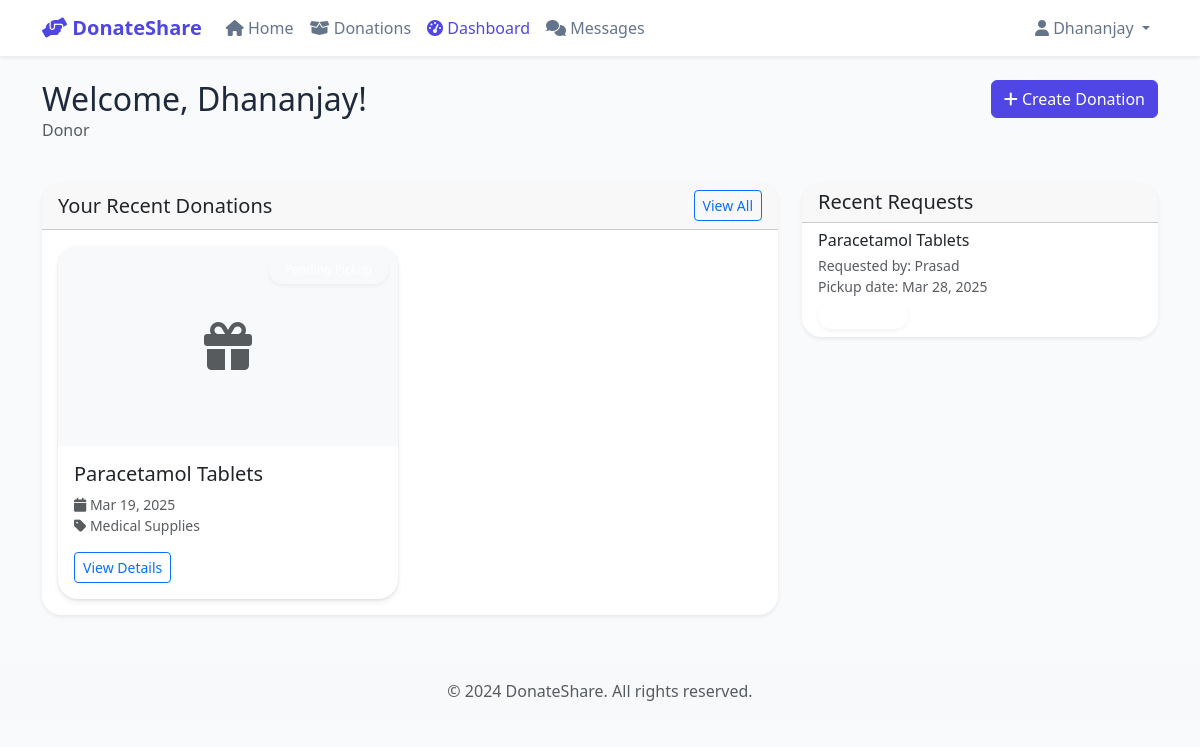
The page /dashboard/ (signed in) on the database its author committed.
### chat/models.py (models this page shows, shortened)
class UserProfile(models.Model):
    user = models.OneToOneField(User, on_delete=models.CASCADE)
    user_type = models.CharField(max_length=20, choices=[
        ('DONOR', 'Donor'),
        ('RECIPIENT', 'Recipient'),
        ('ORGANIZATION', 'Organization'),
        ('ADMIN', 'Admin'),
    ])
    profile_info = models.TextField(blank=True, null=True)
    phone = models.CharField(max_length=15, blank=True, null=True)
    location = models.CharField(max_length=100, blank=True, null=True)
    email_notifications = models.BooleanField(default=True)
    email_verified = models.BooleanField(default=False)

class Donation(models.Model):
    donor = models.ForeignKey(User, related_name='donations', on_delete=models.CASCADE)
    recipient = models.ForeignKey(User, related_name='received_donations', null=True, blank=True, on_delete=models.SET_NULL)
    item_name = models.CharField(max_length=100)
    description = models.TextField()
    category = models.ForeignKey(Category, on_delete=models.PROTECT)
    quantity = models.IntegerField(default=1)
    condition = models.CharField(max_length=50, choices=[
        ('NEW', 'New'),
        ('EXCELLENT', 'Used - Excellent'),
        ('GOOD', 'Used - Good'),
        ('FAIR', 'Used - Fair'),
    ])
    donation_date = models.DateTimeField(auto_now_add=True)
    status = models.CharField(max_length=20, choices=[
        ('AVAILABLE', 'Available'),
        ('PENDING', 'Pending Pickup'),
        ('PICKED_UP', 'Picked Up'),
        ('DELIVERED', 'Delivered'),
    ], default='AVAILABLE')
    image_path = models.ImageField(upload_to='donations/', null=True, blank=True)

class Category(models.Model):
    name = models.CharField(max_length=50, unique=True)
    class Meta:
        verbose_name_plural = 'Categories'

class PickupRequest(models.Model):
    donation = models.ForeignKey(Donation, on_delete=models.CASCADE, related_name='pickup_requests')
    recipient = models.ForeignKey(User, on_delete=models.CASCADE, related_name='pickup_requests')
    request_date = models.DateTimeField(auto_now_add=True)
    pickup_date = models.DateTimeField(null=True, blank=True)
    status = models.CharField(max_length=20, choices=[
        ('PENDING', 'Pending'),
        ('SCHEDULED', 'Scheduled'),
        ('COMPLETED', 'Completed'),
        ('CANCELLED', 'Cancelled'),
    ], default='PENDING')

### chat/views/auth_views.py (the view, shortened to what this page needs)
# urls.py: path('dashboard/', views.dashboard, name='dashboard'),
@login_required
def dashboard(request):
    user_profile = request.user.userprofile
    if user_profile.user_type == 'DONOR':
        donations = Donation.objects.filter(
            donor=request.user
        ).select_related('category').order_by('-donation_date')[:5]
        requests = PickupRequest.objects.filter(
            donation__donor=request.user
        ).select_related('donation', 'recipient').order_by('-request_date')[:5]
    return render(request, 'chat/dashboard.html', {
        'donations': donations,
        'requests': requests,
        'user_profile': user_profile
    })

### templates/chat/dashboard.html (shortened to what this page needs)
{% extends 'base.html' %}
{% load static %}
{% block content %}
<div class="container py-4">
    <div class="row mb-4">
        <div class="col">
            <h2 class="mb-0">Welcome, {{ user.username }}!</h2>
            <p class="text-muted">{{ user_profile.get_user_type_display }}</p>
        </div>
        <div class="col-auto">
            <a href="{% url 'chat:donation_create' %}" class="btn btn-primary">
                <i class="fas fa-plus"></i> Create Donation
            </a>
        </div>
    </div>
    <div class="row">
        <div class="col-lg-8">
            <div class="card shadow-sm mb-4">
                <div class="card-header d-flex justify-content-between align-items-center">
                    <h5 class="mb-0">Your Recent Donations</h5>
                    <a href="{% url 'chat:donation_list' %}" class="btn btn-outline-primary btn-sm">View All</a>
                </div>
                <div class="card-body">
                    <div class="row g-4">
                        {% for donation in donations %}
                        <div class="col-md-6">
                            <div class="card dashboard-card h-100">
                                {% if donation.image_path %}
                                <img src="{{ donation.image_path.url }}" class="card-img-top" alt="{{ donation.item_name }}" style="height: 200px; object-fit: cover;">
                                {% else %}
                                <div class="bg-light d-flex align-items-center justify-content-center" style="height: 200px;">
                                    <i class="fas fa-gift fa-3x text-muted"></i>
                                </div>
                                {% endif %}
                                <div class="card-body">
                                    <span class="badge bg-{{ donation.status|lower }} status-badge">{{ donation.get_status_display }}</span>
                                    <h5 class="card-title">{{ donation.item_name }}</h5>
                                    <p class="card-text small text-muted">
                                        <i class="fas fa-calendar"></i> {{ donation.donation_date|date:"M d, Y" }}<br>
                                        <i class="fas fa-tag"></i> {{ donation.category.name }}
                                    </p>
                                    <a href="{% url 'chat:donation_detail' donation.pk %}" class="btn btn-outline-primary btn-sm">View Details</a>
                                </div>
                            </div>
                        </div>
                        {% empty %}
                        <div class="col-12">
                            <div class="alert alert-info">
                                You haven't made any donations yet. <a href="{% url 'chat:donation_create' %}">Create one now!</a>
                            </div>
                        </div>
                        {% endfor %}
                    </div>
                </div>
            </div>
        </div>
        <div class="col-lg-4">
            <div class="card shadow-sm">
                <div class="card-header">
                    <h5 class="mb-0">Recent Requests</h5>
                </div>
                <div class="card-body p-0">
                    <div class="list-group list-group-flush">
                        {% for request in requests %}
                        <div class="list-group-item">
                            <div class="d-flex justify-content-between align-items-start">
                                <div>
                                    <h6 class="mb-1">{{ request.donation.item_name }}</h6>
                                    <p class="small text-muted mb-1">
                                        {% if user_profile.user_type == 'DONOR' %}
                                        Requested by: {{ request.recipient.username }}<br>
                                        {% else %}
                                        Donated by: {{ request.donation.donor.username }}<br>
                                        {% endif %}
                                        Pickup date: {{ request.pickup_date|date:"M d, Y" }}
                                    </p>
                                    <span class="badge bg-{{ request.status|lower }}">{{ request.get_status_display }}</span>
                                </div>
                            </div>
                        </div>
                        {% empty %}
                        <div class="p-3">
                            <p class="text-muted mb-0">No requests yet.</p>
                        </div>
                        {% endfor %}
                    </div>
                </div>
            </div>
        </div>
    </div>
</div>
{% endblock %}

### templates/base.html (shortened to what this page needs)
{% load static %}
<!DOCTYPE html>
<html lang="en">
<head>
    <link href="https://cdn.jsdelivr.net/npm/bootstrap@5.3.0/dist/css/bootstrap.min.css" rel="stylesheet">
    <link href="https://cdnjs.cloudflare.com/ajax/libs/font-awesome/6.0.0/css/all.min.css" rel="stylesheet">
    <link href="{% static 'css/style.css' %}" rel="stylesheet">
</head>
<body>
    <nav class="navbar navbar-expand-lg navbar-light bg-light shadow-sm">
        <div class="container">
            <a class="navbar-brand" href="{% url 'home' %}">
                <i class="fas fa-hands-helping"></i> DonateShare
            </a>
            <div class="collapse navbar-collapse" id="navbarNav">
                <ul class="navbar-nav me-auto">
                    <li class="nav-item">
                        <a class="nav-link {% if request.resolver_match.url_name == 'home' %}active{% endif %}"
                           href="{% url 'home' %}">
                            <i class="fas fa-home"></i> Home
                        </a>
                    </li>
                    <li class="nav-item">
                        <a class="nav-link {% if request.resolver_match.url_name == 'donation_list' %}active{% endif %}"
                           href="{% url 'chat:donation_list' %}">
                            <i class="fas fa-box-open"></i> Donations
                        </a>
                    </li>
                    {% if user.is_authenticated %}
                    <li class="nav-item">
                        <a class="nav-link {% if request.resolver_match.url_name == 'dashboard' %}active{% endif %}"
                           href="{% url 'chat:dashboard' %}">
                            <i class="fas fa-tachometer-alt"></i> Dashboard
                        </a>
                    </li>
                    <li class="nav-item">
                        <a class="nav-link {% if request.resolver_match.url_name == 'chat_list' %}active{% endif %}"
                           href="{% url 'chat:chat_list' %}">
                            <i class="fas fa-comments"></i> Messages
                        </a>
                    </li>
                    {% endif %}
                </ul>
                <ul class="navbar-nav">
                    {% if user.is_authenticated %}
                    <li class="nav-item dropdown">
                        <a class="nav-link dropdown-toggle" href="#" id="userDropdown" role="button"
                           data-bs-toggle="dropdown">
                            <i class="fas fa-user"></i> {{ user.username }}
                        </a>
                    </li>
                    {% endif %}
                </ul>
            </div>
        </div>
    </nav>
    {% block content %}{% endblock %}
    <footer class="footer mt-auto py-3 bg-light">
        <div class="container text-center">
            <span class="text-muted">© 2024 DonateShare. All rights reserved.</span>
        </div>
    </footer>
</body>
</html>

### static/css/style.css (style rules this page uses)
:root { --primary-color: #4f46e5; --primary-dark: #4338ca; --primary-light: #818cf8; --secondary-color: #10b981; --secondary-dark: #059669; --secondary-light: #34d399; --background-light: #f8fafc; --background-dark: #1e293b; --text-primary: #1e293b; --text-secondary: #64748b; --text-light: #f8fafc; --border-color: #e2e8f0; --shadow-sm: 0 1px 2px rgba(0, 0, 0, 0.05); --shadow-md: 0 4px 6px -1px rgba(0, 0, 0, 0.1); --shadow-lg: 0 10px 15px -3px rgba(0, 0, 0, 0.1); }
body { color: var(--text-primary); background-color: var(--background-light); }
.navbar { background-color: white !important; box-shadow: var(--shadow-sm); }
.navbar-brand { color: var(--primary-color) !important; font-weight: 600; }
.nav-link { color: var(--text-secondary) !important; transition: color 0.2s ease; }
.nav-link:hover, .nav-link.active { color: var(--primary-color) !important; }
.btn-primary { background-color: var(--primary-color); border-color: var(--primary-color); }
.card { border: none; border-radius: 1.25rem; background: white; box-shadow: 0 4px 6px rgba(0, 0, 0, 0.05), 0 1px 3px rgba(0, 0, 0, 0.1); transition: all 0.3s cubic-bezier(0.4, 0, 0.2, 1); overflow: hidden; }
.badge { padding: 0.5rem 1rem; border-radius: 2rem; font-weight: 500; transition: all 0.2s ease; box-shadow: 0 2px 4px rgba(0, 0, 0, 0.05); color: white; }

### templates/chat/dashboard.html (style rules this page uses)
.dashboard-card { transition: transform 0.2s; }
.status-badge { position: absolute; top: 10px; right: 10px; }

### rows shown on the page
UserProfile: user_type "Donor"
Donation: item_name "Paracetamol Tablets", donation_date "Mar 19, 2025", category.name "Medical Supplies"
PickupRequest: donation.item_name "Paracetamol Tablets", recipient.username "Prasad", pickup_date "Mar 28, 2025"

### other values the page prints
{{ user.username }} "Dhananjay"
